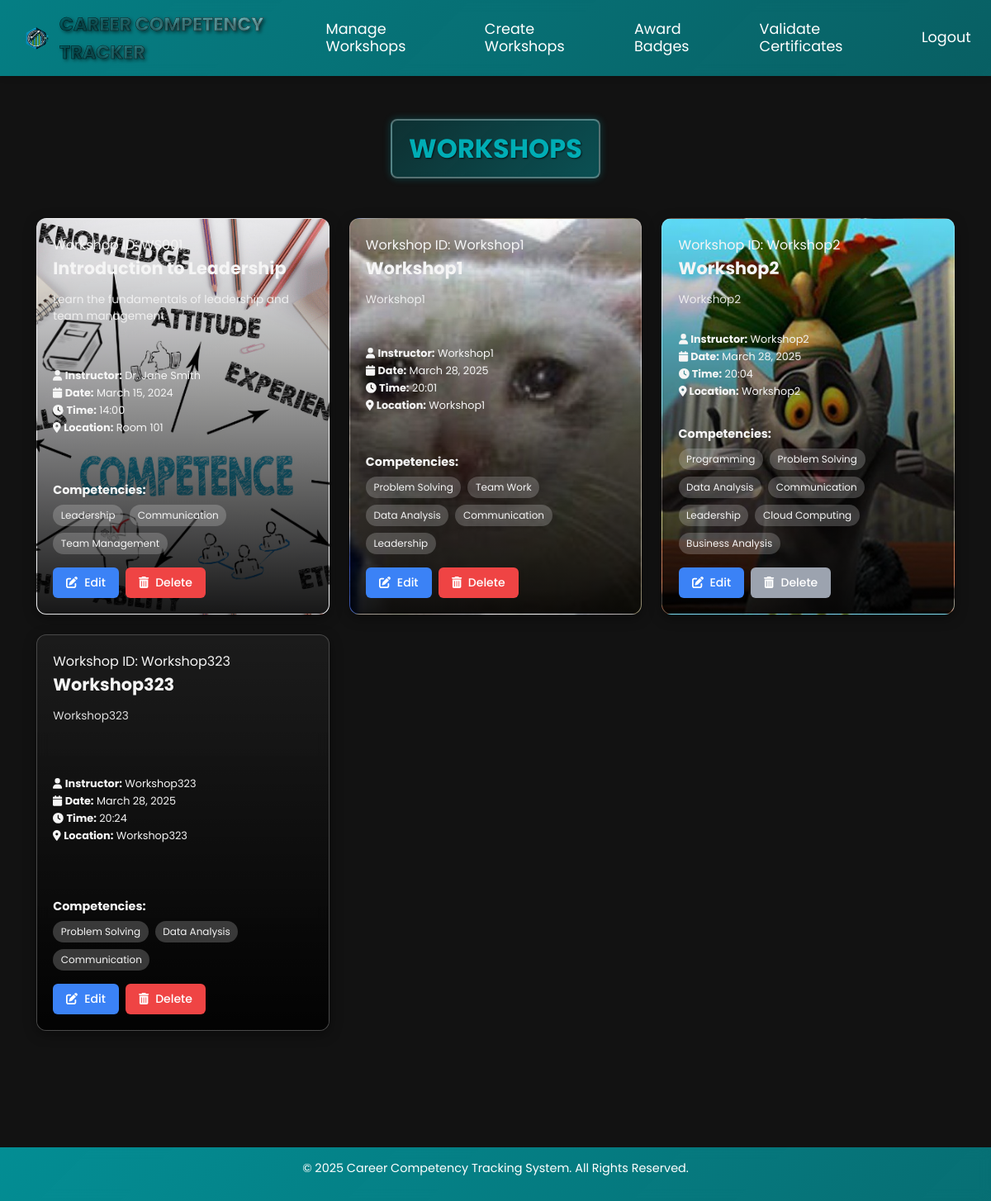
The page /manage-workshops (signed in) on the database its author committed.
### App/models/workshop.py (models this page shows, shortened)
class Workshop(db.Model):
    __tablename__ = 'workshops'
    id = db.Column(db.Integer, primary_key=True)
    workshopID = db.Column(db.String(20), unique=True)
    workshopName = db.Column(db.String(100))
    workshopDescription = db.Column(db.Text)
    workshopDate = db.Column(db.Date)
    workshopTime = db.Column(db.String(20))
    instructor = db.Column(db.String(100))
    location = db.Column(db.String(100))
    image_path = db.Column(db.String(255), nullable=True)
    _competencies = db.Column('competencies', db.JSON, nullable=True)
    created_at = db.Column(db.DateTime, default=datetime.utcnow)
    attendance_count = db.Column(db.Integer, default=0)
    enrollments = db.relationship('Enrollment', back_populates='workshop', lazy=True, cascade='all, delete-orphan')
    @property
    def competencies(self):
        try:
            if self._competencies is None:
                self._competencies = []
                flag_modified(self, '_competencies')
                db.session.add(self)
                db.session.commit()
            return self._competencies if isinstance(self._competencies, list) else []
        except Exception as e:
            print(f"Error accessing competencies: {str(e)}")
            return []
    @competencies.setter
    def competencies(self, value):
        """Set the competencies list directly"""
        if value is None:
            self._competencies = []
        else:
            self._competencies = value
        flag_modified(self, '_competencies')

### App/views/admin_views.py (the view)
@admin_views.route('/manage-workshops')
@login_required
def manage_workshops():
    print("Accessing manage_workshops route")
    print(f"Current user type: {current_user.user_type}")
    if current_user.user_type != 'admin':
        print(f"Access denied for user: {current_user.username}, type: {current_user.user_type}")
        flash('Access denied. Administrators only.', 'error')
        return redirect(url_for('dashboard_views.dashboard'))
    workshops = Workshop.query.all()
    print(f"Found {len(workshops)} workshops")
    return render_template('Html/manageWorkshops.html', workshops=workshops)

### App/controllers/auth.py (called while the page is built)
def add_auth_context(app):
  @app.context_processor
  def inject_user():
      try:
          verify_jwt_in_request()
          user_id = get_jwt_identity()
          current_user = User.query.get(user_id)
          is_authenticated = True
      except Exception as e:
          print(e)
          is_authenticated = False
          current_user = None
      return dict(is_authenticated=is_authenticated, current_user=current_user)

### App/models/administrator.py (called while the page is built)
    @property
    def is_authenticated(self):
        return True

### App/templates/Html/manageWorkshops.html (shortened to what this page needs)
<!DOCTYPE html>
<html lang="en">
<head>
    <link rel="stylesheet" href="{{ url_for('static', filename='Css/global.css') }}">
    <link rel="stylesheet" href="../../static/Css/navbar.css">
    <link rel="stylesheet" href="{{ url_for('static', filename='Css/navbar.css') }}">
    <link rel="stylesheet" href="../../static/Css/footer.css">
    <link rel="stylesheet" href="{{ url_for('static', filename='Css/footer.css') }}">
    <link rel="stylesheet" href="../../static/Css/loader.css">
    <link rel="stylesheet" href="{{ url_for('static', filename='Css/loader.css') }}">
    <link rel="stylesheet" href="../../static/Css/manageWorkshops.css">
    <link rel="stylesheet" href="{{ url_for('static', filename='Css/manage_workshops.css') }}">
</head>
<body>
    <nav class="navbar">
        <a href="{{ url_for('admin_views.admin_dashboard') }}" class="logo">
            <img src="../../static/Images/logo.png">
            <span class="site-title">Career Competency Tracker</span>
        </a>
        <div class="nav-items">
            <a href="{{ url_for('admin_views.manage_workshops') }}">Manage Workshops</a>
            <a href="{{ url_for('admin_views.admin_workshop_creation') }}">Create Workshops</a>
            <a href="{{ url_for('admin_views.admin_badges') }}">Award Badges</a>
            <a href="{{ url_for('admin_views.validate_certificates') }}">Validate Certificates</a>
            <a href="{{ url_for('auth_views.logout_action') }}">Logout</a>
        </div>
    </nav>
    <main class="content-container">
        <h2>Workshops</h2>
        <section class="workshops-container">
            {% if workshops %}
                {% for workshop in workshops %}
                <div class="workshop-card"
                    {% if workshop.image_path %}style="background-image: url('{{ url_for('static', filename=workshop.image_path) }}');"{% endif %}>
                    <div class="workshop-content">
                        <span class="workshop-id">Workshop ID: {{ workshop.workshopID }}</span>
                        <h3>{{ workshop.workshopName }}</h3>
                        <p class="workshop-description">{{ workshop.workshopDescription }}</p>
                        <div class="workshop-details">
                            <p><i class="fas fa-user"></i> <strong>Instructor:</strong> {{ workshop.instructor }}</p>
                            <p><i class="fas fa-calendar"></i> <strong>Date:</strong> {{ workshop.workshopDate.strftime('%B %d, %Y') }}</p>
                            <p><i class="fas fa-clock"></i> <strong>Time:</strong> {{ workshop.workshopTime }}</p>
                            <p><i class="fas fa-location-dot"></i> <strong>Location:</strong> {{ workshop.location }}</p>
                        </div>
                        {% if workshop.competencies %}
                        <div class="competencies">
                            <h4>Competencies:</h4>
                            <div class="tags">
                                {% for competency in workshop.competencies %}
                                <span class="tag">{{ competency }}</span>
                                {% endfor %}
                            </div>
                        </div>
                        {% endif %}
                        <div class="workshop-actions">
                            <a href="{{ url_for('admin_views.edit_workshop', workshop_id=workshop.workshopID) }}" class="action-button edit-btn">
                                <i class="fas fa-edit"></i> Edit
                            </a>
                            <button class="action-button delete-btn" data-workshop-id="{{ workshop.workshopID }}" {% if workshop.enrollments %}disabled{% endif %}>
                                <i class="fas fa-trash-alt"></i> Delete
                            </button>
                        </div>
                    </div>
                </div>
                {% endfor %}
            {% else %}
                <p class="no-workshops">No workshops available.</p>
            {% endif %}
        </section>
    </main>
    <footer class="footer">
        <p>&copy; 2025 Career Competency Tracking System. All Rights Reserved.</p>
        <div class="loading-bar-container">
        </div>
    </footer>
</body>
</html>

### App/static/Css/global.css (style rules this page uses)
html, body { margin: 0; padding: 0; font-family: 'Poppins', sans-serif; min-height: 100vh; position: relative; }
body { display: flex; flex-direction: column; min-height: 100vh; padding-bottom: 70px; box-sizing: border-box; }
main { flex: 1 0 auto; width: 100%; padding-bottom: 20px; }
.content-container { position: relative; z-index: 2; }

### App/static/Css/navbar.css (style rules this page uses)
.navbar { display: flex; align-items: center; justify-content: space-between; padding: 12px 24px; background: linear-gradient(135deg, rgba(0,173,181,0.7), rgba(0,173,181,0.5)); box-shadow: 0 4px 6px rgba(0, 0, 0, 0.1); color: #fff; position: relative; z-index: 1000; backdrop-filter: blur(8px); transition: background 0.3s ease; }
.navbar .logo { display: flex; align-items: center; text-decoration: none; transition: transform 0.3s ease; }
.navbar .logo img { width: 40px; height: 40px; object-fit: contain; }
.navbar .logo .site-title { margin-left: 8px; font-family: 'Poppins', sans-serif; font-size: 1.4rem; font-weight: bold; text-transform: uppercase; background: linear-gradient(to right, #006b71, #b1f4f8); -webkit-background-clip: text; color: transparent; text-shadow: 2px 2px 4px rgba(0, 0, 0, 0.6); -webkit-text-stroke: 0.5px rgba(0, 0, 0, 0.8); }
.nav-items { display: flex; align-items: center; gap: 24px; }
.nav-items a { position: relative; text-decoration: none; color: #fff; white-space: normal; font-size: 1.1em; line-height: 1.2em; padding: 4px 8px; border-radius: 4px; display: inline-block; overflow: hidden; transition: transform 0.3s ease; }
.nav-items a::before { content: ""; position: absolute; top: 0; left: 0; width: 100%; height: 100%; background: linear-gradient(90deg, #007d80, #004f52, #007d80); opacity: 0; transition: opacity 1s ease; z-index: -1; }

### App/static/Css/footer.css (style rules this page uses)
.footer { position: absolute; bottom: 0; left: 0; width: 100%; background: linear-gradient(135deg, rgba(0,173,181,0.8), rgba(0,173,181,0.6)); backdrop-filter: blur(8px); color: #fff; padding: 15px 0; text-align: center; font-size: 0.9em; z-index: 1; }
.loading-bar-container { width: 100%; height: 4px; margin-top: 10px; overflow: hidden; position: relative; }

### App/static/Css/manage_workshops.css (style rules this page uses)
main { max-width: 1200px; margin: 0 auto; padding: 20px; padding-bottom: 80px; color: white; position: relative; z-index: 1; }

### rows shown on the page
Workshop: image_path (placeholder picture), workshopID "WS001", workshopName "Introduction to Leadership", workshopDescription "Learn the fundamentals of leadership and team management.", instructor "Dr. Jane Smith", workshopDate "March 15, 2024", workshopTime "14:00", location "Room 101", competencies "Leadership" "Communication" "Team Management"
Workshop: image_path (picture), workshopID "Workshop1", workshopName "Workshop1", workshopDescription "Workshop1", instructor "Workshop1", workshopDate "March 28, 2025", workshopTime "20:01", location "Workshop1", competencies "Problem Solving" "Team Work" "Data Analysis" "Communication" "Leadership"
Workshop: image_path (picture), workshopID "Workshop2", workshopName "Workshop2", workshopDescription "Workshop2", instructor "Workshop2", workshopDate "March 28, 2025", workshopTime "20:04", location "Workshop2", competencies "Programming" "Problem Solving" "Data Analysis" "Communication" "Leadership" "Cloud Computing" "Business Analysis"
Workshop: workshopID "Workshop323", workshopName "Workshop323", workshopDescription "Workshop323", instructor "Workshop323", workshopDate "March 28, 2025", workshopTime "20:24", location "Workshop323", competencies "Problem Solving" "Data Analysis" "Communication"
